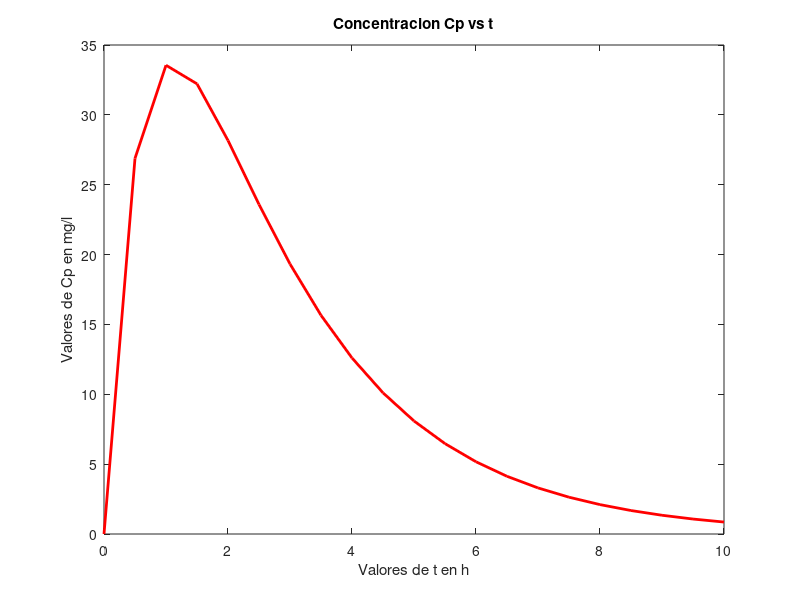

MATLAB code to generate this figure:
%Programa que representa la concentracion de plasma en sangre a lo largo
%del tiempo
%Limpiamos pantalla y espacio de trabajo
clear all
clc
%Rango de tiempo
t=[0:0.5:10]';
%Constantes
A=140;
Kab=1.6;
Kel=0.45;
%Funcion
Cp=A*(Kab/Kab-Kel).*(exp(-Kel.*t)-exp(-Kab.*t));
%Tabla
disp('Tiempo       Cp')
disp([t,Cp])
%Grafica
plot(t,Cp,'-r','LineWidth',2)
%Titulo ejes y grafica
xlabel('Valores de t en h');
ylabel('Valores de Cp en mg/l');
title('Concentracion Cp vs t');
